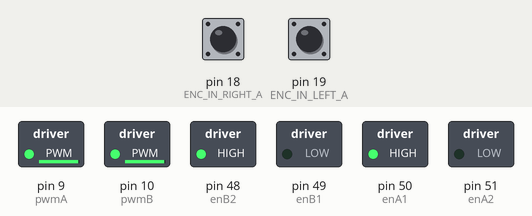
Simulated run of this sketch. Board: Arduino Mega 2560, built with avr-gcc and run on an emulated ATmega2560. Parts: switched loads named in the sketch (green lamp = pin HIGH). The test bench sets the inputs (shaded band); at power-on: pin 18 (ENC_IN_RIGHT_A) HIGH, pin 19 (ENC_IN_LEFT_A) HIGH. What the sketch prints to the serial monitor is not drawn.

Above: at 0.1 s.
Timing chart, 0 to 1.6 s (numbered marks = the images above):
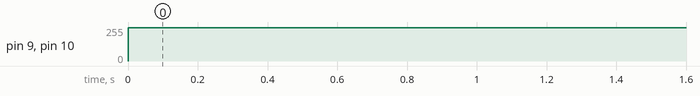

Measured:
- by itself, pin 9 (pwmA), pin 10 (pwmB): 0/255 → 250/255 at 0.00 s

The sketch:

Wheel_RPM_Calculate.ino
```cpp
/*
   Author: Automatic Addison
   Website: https://automaticaddison.com
   Description: Calculate the angular velocity in radians/second of a DC motor
   with a built-in encoder (forward = positive; reverse = negative)
*/

// Motor encoder output pulses per 360 degree revolution (measured manually)
#define ENC_COUNT_REV 1120

// Encoder output to Arduino Interrupt pin. Tracks the pulse count.
#define ENC_IN_RIGHT_A 18

// Other encoder output to Arduino to keep track of wheel direction
// Tracks the direction of rotation.
#define ENC_IN_RIGHT_B 53


// Encoder output to Arduino Interrupt pin. Tracks the pulse count.
#define ENC_IN_LEFT_A 19

// Other encoder output to Arduino to keep track of wheel direction
// Tracks the direction of rotation.
#define ENC_IN_LEFT_B 52
// True = Forward; False = Reverse
boolean Direction_right = true;
boolean Direction_left = true;
// Keep track of the number of right wheel pulses
volatile long right_wheel_pulse_count = 0;
volatile long left_wheel_pulse_count = 0;
// One-second interval for measurements
int interval = 1000;
int pwmA = 9;
int pwmB = 10;
int enA1 = 50;
int enA2 = 51;
int enB1 = 49;
int enB2 = 48;
// Counters for milliseconds during interval
long previousMillis = 0;
long currentMillis = 0;

// Variable for RPM measuerment
float rpm_right = 0;
float rpm_left = 0;
// Variable for angular velocity measurement
float ang_velocity_right = 0;
float ang_velocity_right_deg = 0;

float ang_velocity_left = 0;
float ang_velocity_left_deg = 0;

const float rpm_to_radians = 0.2923989365;
const float rad_to_deg = 16.753225;

void setup() {

  // Open the serial port at 9600 bps
  Serial.begin(9600);
  pinMode(pwmA, OUTPUT);
  pinMode(pwmB, OUTPUT);
  pinMode(enA1, OUTPUT);
  pinMode(enA2, OUTPUT);
  pinMode(enB1, OUTPUT);
  pinMode(enB2, OUTPUT);
  // Set pin states of the encoder
  pinMode(ENC_IN_RIGHT_A , INPUT_PULLUP);
  pinMode(ENC_IN_RIGHT_B , INPUT);
  pinMode(ENC_IN_LEFT_A , INPUT_PULLUP);
  pinMode(ENC_IN_LEFT_B , INPUT);
  // Every time the pin goes high, this is a pulse
  attachInterrupt(digitalPinToInterrupt(ENC_IN_RIGHT_A), right_wheel_pulse, RISING);
  attachInterrupt(digitalPinToInterrupt(ENC_IN_LEFT_A), left_wheel_pulse, RISING);
  digitalWrite(enA1, HIGH);
  digitalWrite(enA2, LOW);
  digitalWrite(enB1, LOW);
  digitalWrite(enB2, HIGH);
}

void loop() {
  analogWrite(pwmA, 250);
  analogWrite(pwmB, 250);
  // Record the time
  currentMillis = millis();

  // If one second has passed, print the number of pulses
  if (currentMillis - previousMillis > interval) {

    previousMillis = currentMillis;

    // Calculate revolutions per minute
    rpm_right = (float)(right_wheel_pulse_count * 60 / ENC_COUNT_REV);
    ang_velocity_right = rpm_right * rpm_to_radians;
    ang_velocity_right_deg = ang_velocity_right * rad_to_deg;

    //Serial.print(" Right Pulses: ");
    //Serial.println(right_wheel_pulse_count);

//    Serial.println(" RPM");
//    Serial.print(" Angular Velocity: ");
//    Serial.print(rpm_right);
//    Serial.print(" rad per second");
//    Serial.print("\t");
//    Serial.print(ang_velocity_right_deg);
//    Serial.println(" deg per second");
    Serial.println();

    rpm_left = (float)(left_wheel_pulse_count * 60 / ENC_COUNT_REV);
    ang_velocity_left = rpm_left * rpm_to_radians;
    ang_velocity_left_deg = ang_velocity_left * rad_to_deg;

    //Serial.print(" Left Pulses: ");
    //Serial.println(left_wheel_pulse_count);
    //Serial.print(" Right Speed: ");
    Serial.print(rpm_right);
    //Serial.println();
    //Serial.print(" Left Speed: ");
    Serial.print(rpm_left);
//    Serial.print(" Angular Velocity: ");
//    Serial.print(rpm_right);
//    Serial.print(" rad per second");
//    Serial.print("\t");
//    Serial.print(ang_velocity_right_deg);
//    Serial.println(" deg per second");
    //Serial.println();


    right_wheel_pulse_count = 0;
    left_wheel_pulse_count = 0;


  }
}

// Increment the number of pulses by 1
void right_wheel_pulse() {

  // Read the value for the encoder for the right wheel
  int val = digitalRead(ENC_IN_RIGHT_B);

  if (val == LOW) {
    Direction_right = false; // Reverse
  }
  else {
    Direction_right = true; // Forward
  }

  if (Direction_right) {
    right_wheel_pulse_count++;
  }
  else {
    right_wheel_pulse_count--;
  }
}


void left_wheel_pulse() {

  // Read the value for the encoder for the right wheel
  int val = digitalRead(ENC_IN_LEFT_B);

  if (val == LOW) {
    Direction_left = false; // Reverse
  }
  else {
    Direction_left = true; // Forward
  }

  if (Direction_right) {
    left_wheel_pulse_count++;
  }
  else {
    left_wheel_pulse_count--;
  }
}
```
